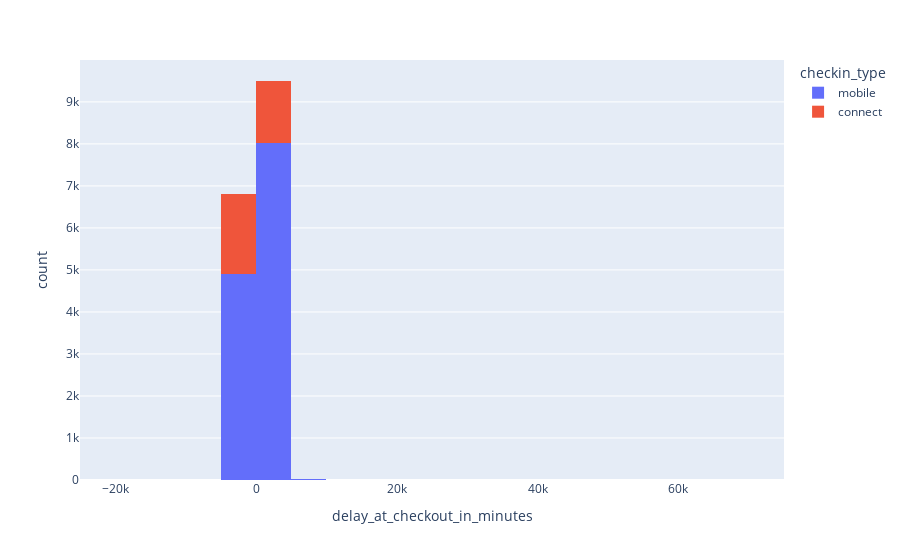

Notebook code cell kept with this figure:
### Markdown cell above
# On voit bien :

Mobile >> Connect (beaucoup plus de locations mobile)
Ended >> Canceled (la plupart des locations se terminent bien)

### Code cell
fig = px.histogram(get_around_data, x='delay_at_checkout_in_minutes', color='checkin_type', nbins=30)
fig.show()

### Figure 1 — Plotly figure (JSON) as saved in the notebook; plotly's stock layout.template omitted (floating-point values rounded to 4 significant figures; data arrays with more than 128 entries replaced by an {"elided": "..."} marker saying what was removed)
{"data": [{"bingroup": "x", "hovertemplate": "checkin_type=mobile<br>delay_at_checkout_in_minutes=%{x}<br>count=%{y}<extra></extra>", "legendgroup": "mobile", "marker": {"color": "#636efa", "pattern": {"shape": ""}}, "name": "mobile", "nbinsx": 30, "orientation": "v", "showlegend": true, "type": "histogram", "x": {"elided": "17003 float values"}, "xaxis": "x", "yaxis": "y"}, {"bingroup": "x", "hovertemplate": "checkin_type=connect<br>delay_at_checkout_in_minutes=%{x}<br>count=%{y}<extra></extra>", "legendgroup": "connect", "marker": {"color": "#EF553B", "pattern": {"shape": ""}}, "name": "connect", "nbinsx": 30, "orientation": "v", "showlegend": true, "type": "histogram", "x": {"elided": "4307 float values"}, "xaxis": "x", "yaxis": "y"}], "layout": {"barmode": "relative", "legend": {"title": {"text": "checkin_type"}, "tracegroupgap": 0}, "margin": {"t": 60}, "xaxis": {"anchor": "y", "domain": [0, 1], "title": {"text": "delay_at_checkout_in_minutes"}}, "yaxis": {"anchor": "x", "domain": [0, 1], "title": {"text": "count"}}}}
